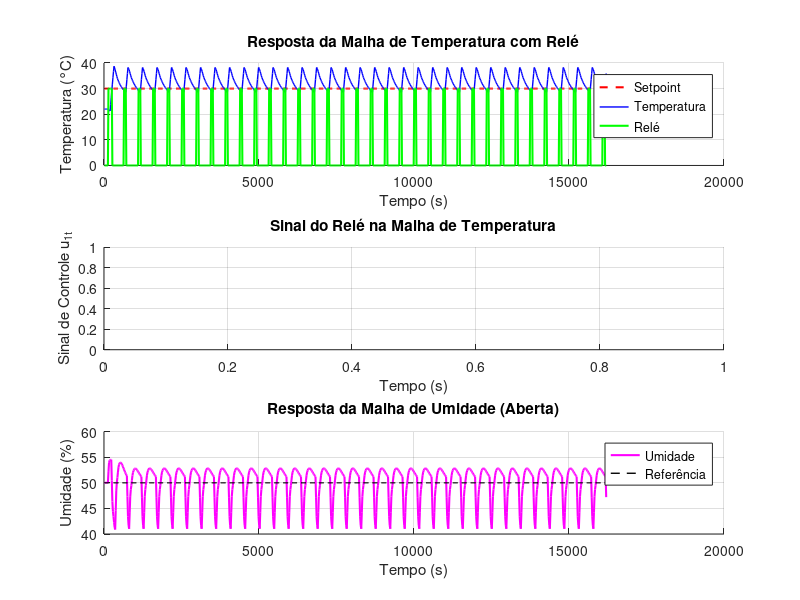
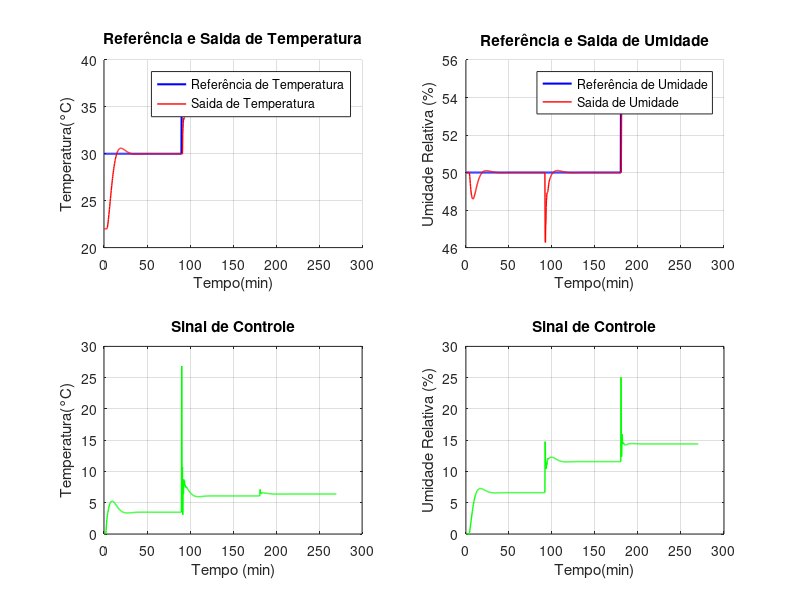

Write MATLAB code to recreate these figures, in order. (Note: this script raises an error after producing the figures.)
% ----- SCRIPT -  ITEM B - CTRLLER PID MÉTODO SEQUENCIAL DESCENTRALIZADO -----

%--------------------------------------------------------------------------
%temperatura2

%%
clear all; close all; clc;

qtde_amostras = 900;  % Aumentei para garantir estabilização
T_amost = 18;

% Parâmetros do relé - ajuste conforme necessário
d = 15;          % Reduzi a amplitude para evitar saturação
eps = .5;       % Pequena histerese para evitar chaveamento excessivo
% Condições iniciais do processo
y_1mft_inicial = 22; % Temperatura inicial (Offset)
y_2mfu_inicial = 50; % Umidade inicial (Offset)

Kp2 = 1.0733;
Kd2 = 25.5474;
Ki2 = 0.0113;
g0_2 = Kp2 + Kd2/T_amost + (T_amost * Ki2);
g1_2 = -Kp2 - 2 * (Kd2 / T_amost);
g2_2 = Kd2 / T_amost;

% Inicializações
u_1t = zeros(1, qtde_amostras);
u_2u = zeros(1, qtde_amostras);
y_11t = zeros(1, qtde_amostras);
y_12u = zeros(1, qtde_amostras);
y_21t = zeros(1, qtde_amostras);
y_22u = zeros(1, qtde_amostras);
y_1t = zeros(1, qtde_amostras);
y_2u = zeros(1, qtde_amostras);
erro1 = zeros(1, qtde_amostras);
erro2 = zeros(1, qtde_amostras);
tempo = zeros(1, qtde_amostras);

% Referências - Ponto de Projeto
r_1t = 30 * ones(1, qtde_amostras);  % Setpoint de Temperatura (Controlada por PID)
r_2u = 50 * ones(1, qtde_amostras);  % Setpoint de Umidade (Identificada por Relé)


% Parâmetro de polarização (Bias) para o relé de Umidade
% Como r_2u é 50, o bias deve ser o valor de controle u_2u que mantém 50%.
uu_medio = 10; 
ut_medio = 15;
% Inicialização
for k = 1:7
    tempo(k) = k*T_amost;
    % Inicializa sinais de controle nos valores de regime (Bias)
    u_2u(k) = ut_medio + d;
    u_2u(k) = uu_medio; 
    
    y_1t(k) = y_1mft_inicial;
    y_2u(k) = y_2mfu_inicial;
    erro1(k) = r_1t(k) - y_1t(k);
    erro2(k) = r_2u(k) - y_2u(k);
end

% LOOP PRINCIPAL CORRIGIDO
for k = 8:qtde_amostras
    % Modelo do processo
    y_11t(k) = 0.9678 * y_11t(k-1) + 0.08796 * u_1t(k-4) + 0.00509 * u_1t(k-5);
    y_12u(k) = 0.9331 * y_12u(k-1) - 0.003556 * u_2u(k-3) - 0.01718 * u_2u(k-4);
    y_21t(k) = 0.9676 * y_21t(k-1) - 0.1294 * u_1t(k-6) - 0.007485 * u_1t(k-7);
    y_22u(k) = 0.9048 * y_22u(k-1) + 0.02455 * u_2u(k-1) + 0.1869 * u_2u(k-2);
    
    % Saídas do processo
    y_1t(k) = y_11t(k) + y_12u(k) + y_1mft_inicial;  % 22 condicao inicial
    y_2u(k) = y_21t(k) + y_22u(k) + y_2mfu_inicial;  % 50 condicao incial
    
    % Erro da malha de temperatura (controlada por PID)
    erro1(k) = r_1t(k) - y_1t(k);
    
    % Erro da malha de umidade (com relé)
    erro2(k) = r_2u(k) - y_2u(k);
    u_2u(k) = u_2u(k-1) + g0_2 * erro2(k) + g1_2 * erro2(k-1) + g2_2 * erro2(k-2);
    
    % Saturação/Anti-windup (CRUCIAL) - Assume limites de 0 a 100
    if u_2u(k) > 100
        u_2u(k) = 100;
    elseif u_2u(k) < 0
        u_2u(k) = 0;
    end
    % Lógica SIMPLIFICADA do relé para umidade
    if erro1(k) > eps
        u_1t(k) = ut_medio + d;  % Acima do setpoint
    elseif erro1(k) < -eps
        u_1t(k) = ut_medio - d;  % Abaixo do setpoint  
    else
        u_1t(k) = u_1t(k-1);  % Mantém último valor (histerese)
    end
    % Saturação/Anti-windup (CRUCIAL) - Assume limites de 0 a 100
    if u_1t(k) > 100
        u_1t(k) = 100;
    elseif u_1t(k) < 0
        u_1t(k) = 0;
    end
    tempo(k) = (k) * T_amost;
end

% % Cálculo do período de oscilação
% kont = 0;
% 
% for k = 3:qtde_amostras
%     if u_1t(k) ~= u_1t(k-1)
%         kont = kont + 1;
%         ch(kont) = k;
%     end
% end
% 
% Tu1 = (ch(3) - ch(2))*T_amost;
% Tu2 = (ch(4) - ch(3))*T_amost;
% Tu = Tu1 + Tu2;
% omega = (2*pi)/(Tu);
% 
% %Calculo da amplitude da ocilacao
% amax = -Inf;  % Começa bem baixo para garantir que será substituído
% amin = Inf;   % Começa bem alto para garantir que será substituído
% 
% % 40 amostras é mais ou menos onde a oscilacao esta sustentada
% for k = 40:qtde_amostras
%     if y_1(k) > amax
%         amax = y_1(k);
%     end
%     if y_1(k) < amin
%         amin = y_1(k);
%     end
% end
% 
% a = (amax - amin) / 2;

% Gráfico da oscilação com relé
figure(1)
subplot(3,1,1)
hold on
plot(tempo, r_1t, 'r--', 'LineWidth', 1.5);
plot(tempo, y_1t, 'b-', 'LineWidth', 1);
plot(tempo, u_1t, 'g', 'LineWidth', 1.5);
ylabel('Temperatura (°C)');
xlabel('Tempo (s)');
title('Resposta da Malha de Temperatura com Relé');
legend('Setpoint', 'Temperatura', 'Relé', 'Location', 'best');
grid on
hold off

subplot(3,1,2)
hold on

ylabel('Sinal de Controle u_{1t}');
xlabel('Tempo (s)');
title('Sinal do Relé na Malha de Temperatura');
grid on
hold off

subplot(3,1,3)
hold on
plot(tempo, y_2u, 'm-', 'LineWidth', 1.5);
plot(tempo, r_2u, 'k--', 'LineWidth', 1);
ylabel('Umidade (%)');
xlabel('Tempo (s)');
title('Resposta da Malha de Umidade (Aberta)');
legend('Umidade', 'Referência', 'Location', 'best');
grid on
hold off

% Inicialização
for k = 1:7
    tempo(k) = k*T_amost;
    % Inicializa sinais de controle nos valores de regime (Bias)
    u_2u(k) = 0;
    u_2u(k) = 0; 
    
    y_1t(k) = y_1mft_inicial;
    y_2u(k) = y_2mfu_inicial;
    erro1(k) = r_1t(k) - y_1t(k);
    erro2(k) = r_2u(k) - y_2u(k);
end
% % %%
%------------------------------------------------------------------------
% Sintonia de Controladores PID pelo Método de Astrom
%------------------------------------------------------------------------
a = 4.8381;
Tu = 468;
omega = (2*pi)/(Tu);
%Calculo de r_a, r_b, phi_a e phi_b
Gw_real = -(pi*sqrt(a^2 - eps^2)) / (4*d);
Gw_imag = -(pi*eps) / (4*d);
r_a = abs(Gw_real - j*Gw_imag);
phi_a = atan(eps / sqrt(a^2 - eps^2));

%a relacoa entre ra e rb => dependendo a razao entre os dois altera-se a
%dinamica apresentada na saida, en torno de 3.5 a 4 a saída tornava-se instavel
phi_b = pi * 30/ 180;
r_b = 1*r_a;

% Parametros do PID de umidade 
Kp2 = 1.0733;
Kd2 = 25.5474;
Ki2 = 0.0113;
g0_2 = Kp2 + Kd2/T_amost + (T_amost * Ki2);
g1_2 = -Kp2 - 2 * (Kd2 / T_amost);
g2_2 = Kd2 / T_amost;


%Calculos dos parametros do controlador PID
Kp1 = r_b * cos(phi_b - phi_a) / r_a
aux1 = tan(phi_b - phi_a);
aux2 = sqrt(1 + aux1^2);
aux3 = aux1 + aux2;
Ti1 = aux3 / (2 * omega * 0.25);
Td1 = 0.25 * Ti1;

Ki1 = Kp1 / Ti1
Kd1 = Kp1 * Td1

g0_1 = Kp1 * (1 + (Td1 / T_amost) + (T_amost / Ti1));
g1_1 = -Kp1 * (1 + 2 * (Td1 / T_amost));
g2_1 = Kp1 * Td1 / T_amost;
qtde_amostras = 900;

%definindo patamares da entrada 1
r_1t(1:qtde_amostras / 3) = 30;
r_1t(qtde_amostras /3+1:2*qtde_amostras/3) = 36;
r_1t(2*qtde_amostras/3+1:qtde_amostras) = 36;
%definindo patamares da entrada 2
r_2u(1:qtde_amostras / 3) = 50;
r_2u(qtde_amostras /3+1:2*qtde_amostras/3) = 50;
r_2u(2*qtde_amostras/3+1:qtde_amostras) = 55;

% Loop de controle
for k = 8:qtde_amostras
    y_11t(k) = 0.9678 * y_11t(k-1) + 0.08796 * u_1t(k-4) + 0.00509 * u_1t(k-5);
    y_12u(k) = 0.9331 * y_12u(k-1) - 0.003556 * u_2u(k-3) - 0.01718 * u_2u(k-4);
    y_21t(k) = 0.9676 * y_21t(k-1) - 0.1294 * u_1t(k-6) - 0.007485 * u_1t(k-7);
    y_22u(k) = 0.9048 * y_22u(k-1) + 0.02455 * u_2u(k-1) + 0.1869 * u_2u(k-2);

    y_1t(k) = y_11t(k) + y_12u(k) + y_1mft_inicial;
    y_2u(k) = y_21t(k) + y_22u(k) + y_2mfu_inicial;
    erro1(k) = r_1t(k) - y_1t(k);
    erro2(k) = r_2u(k) - y_2u(k);
    % Controlador temperatura
    u_1t(k) = u_1t(k-1) + g0_1 * erro1(k) + g1_1 * erro1(k-1) + g2_1 * erro1(k-2);

    % Controlador umidade  
    u_2u(k) = u_2u(k-1) + g0_2 * erro2(k) + g1_2 * erro2(k-1) + g2_2 * erro2(k-2);
        %saturacao do controlador
    if u_1t(k) > 100
        u_1t(k) = 100;
    end
    if u_2u(k) > 100
        u_2u(k) = 100;
    end
    if u_1t(k) < 0
        u_1t(k) = 0;
    end
    if u_2u(k) < 0
        u_2u(k) = 0;
    end
    tempo(k) = k * T_amost;
end
% minLength = min(length(tempo), length(r_2u));

%% PLOTAGEM DE GRÁFICOS
% Subplot para r_1, y_1 e u_1
figure(2);
subplot(2,2,1)
hold on
plot(tempo/60, r_1t, 'b', 'LineWidth', 1.5);
plot(tempo/60, y_1t, 'r', 'LineWidth', 1);
ylabel('Temperatura(°C)');
xlabel('Tempo(min)');
title('Referência e Saida de Temperatura');
legend('Referência de Temperatura', 'Saida de Temperatura');
hold off
grid on


subplot(2,2,3)
plot(tempo/60, u_1t, 'g', 'LineWidth', 1);
xlabel('Tempo (min)');
ylabel('Temperatura(°C)');
title('Sinal de Controle')
grid on

subplot(2,2,2)
hold on
plot(tempo/60, r_2u, 'b', 'LineWidth', 1.5);
plot(tempo/60, y_2u, 'r', 'LineWidth', 1);
ylabel('Umidade Relativa (%)');
xlabel('Tempo(min)');
title('Referência e Saida de Umidade');
legend('Referência de Umidade', 'Saida de Umidade');
hold off
grid on

subplot(2,2,4)
plot(tempo/60, u_2u, 'g', 'LineWidth', 1);
xlabel('Tempo(min)')
ylabel('Umidade Relativa (%)')
title('Sinal de Controle')
grid on

% ==== SALVAR DADOS EM PLANILHA ====
T = table(tempo(:), r_1t(:), r_2u(:), y_1t(:), y_2u(:), u_1t(:), u_2u(:), erro1(:), erro2(:), ...
    'VariableNames', {'Tempo','Referencia_Temperatura', 'Referencia_Umidade','Saida_Temperatura', 'Saida_Umidade', 'Sinal_Controle_Temperatura', 'Sinal_Controle_Umidade','Erro_Temperatura', 'Erro_Umidade'});

filename = 'dados_PID_ASTROM_incubadora.csv';
writetable(T, filename);
disp(['Dados salvos em: ' filename]);

% ==== LER DADOS DA PLANILHA ====
T_lida = readtable(filename);

disp('Primeiras linhas dos dados lidos:');
disp(head(T_lida));
